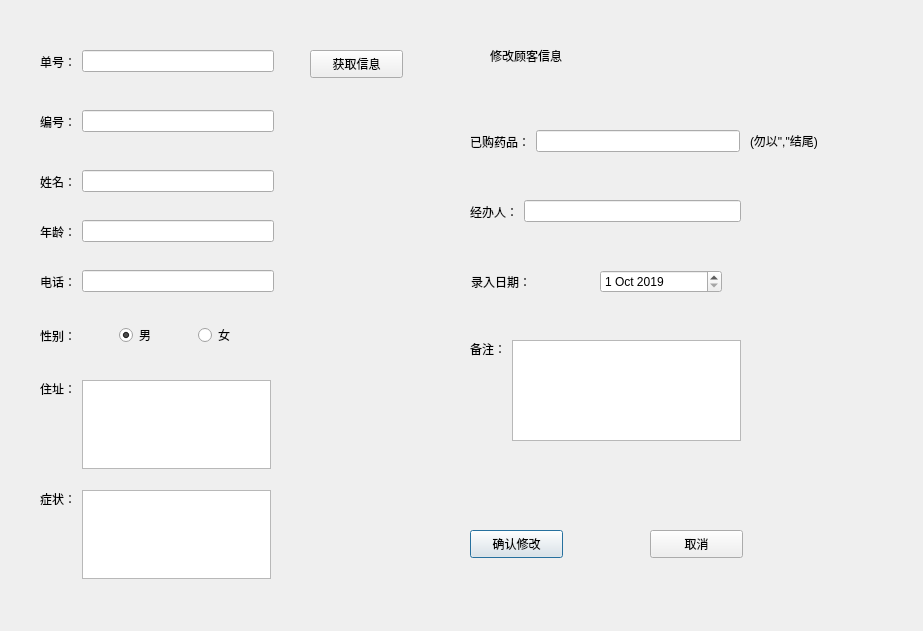
<?xml version="1.0" encoding="UTF-8"?>
<ui version="4.0">
 <class>changecus</class>
 <widget class="QDialog" name="changecus">
  <property name="geometry">
   <rect>
    <x>0</x>
    <y>0</y>
    <width>923</width>
    <height>631</height>
   </rect>
  </property>
  <property name="windowTitle">
   <string>修改顾客信息</string>
  </property>
  <widget class="QWidget" name="layoutWidget">
   <property name="geometry">
    <rect>
     <x>40</x>
     <y>220</y>
     <width>234</width>
     <height>23</height>
    </rect>
   </property>
   <layout class="QHBoxLayout" name="horizontalLayout_2">
    <item>
     <widget class="QLabel" name="label_5">
      <property name="styleSheet">
       <string notr="true">font: 75 11pt &quot;等线&quot;;</string>
      </property>
      <property name="text">
       <string>年龄：</string>
      </property>
     </widget>
    </item>
    <item>
     <widget class="QLineEdit" name="le_age"/>
    </item>
   </layout>
  </widget>
  <widget class="QWidget" name="layoutWidget_2">
   <property name="geometry">
    <rect>
     <x>40</x>
     <y>380</y>
     <width>231</width>
     <height>89</height>
    </rect>
   </property>
   <layout class="QHBoxLayout" name="horizontalLayout">
    <item>
     <widget class="QLabel" name="label_6">
      <property name="styleSheet">
       <string notr="true">font: 75 11pt &quot;等线&quot;;</string>
      </property>
      <property name="text">
       <string>住址：</string>
      </property>
      <property name="alignment">
       <set>Qt::AlignLeading|Qt::AlignLeft|Qt::AlignTop</set>
      </property>
     </widget>
    </item>
    <item>
     <widget class="QTextEdit" name="text_address"/>
    </item>
   </layout>
  </widget>
  <widget class="QPushButton" name="pb_ok">
   <property name="geometry">
    <rect>
     <x>470</x>
     <y>530</y>
     <width>93</width>
     <height>28</height>
    </rect>
   </property>
   <property name="text">
    <string>确认修改</string>
   </property>
  </widget>
  <widget class="QLabel" name="label_13">
   <property name="geometry">
    <rect>
     <x>750</x>
     <y>130</y>
     <width>121</width>
     <height>21</height>
    </rect>
   </property>
   <property name="text">
    <string>(勿以&quot;,&quot;结尾)</string>
   </property>
  </widget>
  <widget class="QWidget" name="layoutWidget_3">
   <property name="geometry">
    <rect>
     <x>470</x>
     <y>130</y>
     <width>270</width>
     <height>23</height>
    </rect>
   </property>
   <layout class="QHBoxLayout" name="horizontalLayout_7">
    <item>
     <widget class="QLabel" name="label_9">
      <property name="styleSheet">
       <string notr="true">font: 75 11pt &quot;等线&quot;;</string>
      </property>
      <property name="text">
       <string>已购药品：</string>
      </property>
     </widget>
    </item>
    <item>
     <widget class="QLineEdit" name="le_gou"/>
    </item>
   </layout>
  </widget>
  <widget class="QWidget" name="layoutWidget_4">
   <property name="geometry">
    <rect>
     <x>470</x>
     <y>340</y>
     <width>271</width>
     <height>101</height>
    </rect>
   </property>
   <layout class="QHBoxLayout" name="horizontalLayout_4">
    <item>
     <widget class="QLabel" name="label_12">
      <property name="styleSheet">
       <string notr="true">font: 75 11pt &quot;等线&quot;;</string>
      </property>
      <property name="text">
       <string>备注：</string>
      </property>
      <property name="alignment">
       <set>Qt::AlignLeading|Qt::AlignLeft|Qt::AlignTop</set>
      </property>
     </widget>
    </item>
    <item>
     <widget class="QTextEdit" name="text_mark"/>
    </item>
   </layout>
  </widget>
  <widget class="QWidget" name="layoutWidget_5">
   <property name="geometry">
    <rect>
     <x>471</x>
     <y>270</y>
     <width>251</width>
     <height>23</height>
    </rect>
   </property>
   <layout class="QHBoxLayout" name="horizontalLayout_5">
    <item>
     <widget class="QLabel" name="label_11">
      <property name="styleSheet">
       <string notr="true">font: 75 11pt &quot;等线&quot;;</string>
      </property>
      <property name="text">
       <string>录入日期：</string>
      </property>
     </widget>
    </item>
    <item>
     <widget class="QDateEdit" name="dateEdit">
      <property name="dateTime">
       <datetime>
        <hour>0</hour>
        <minute>0</minute>
        <second>0</second>
        <year>2019</year>
        <month>10</month>
        <day>1</day>
       </datetime>
      </property>
     </widget>
    </item>
   </layout>
  </widget>
  <widget class="QWidget" name="layoutWidget_6">
   <property name="geometry">
    <rect>
     <x>40</x>
     <y>490</y>
     <width>231</width>
     <height>89</height>
    </rect>
   </property>
   <layout class="QHBoxLayout" name="horizontalLayout_3">
    <item>
     <widget class="QLabel" name="label_8">
      <property name="styleSheet">
       <string notr="true">font: 75 11pt &quot;等线&quot;;</string>
      </property>
      <property name="text">
       <string>症状：</string>
      </property>
      <property name="alignment">
       <set>Qt::AlignLeading|Qt::AlignLeft|Qt::AlignTop</set>
      </property>
     </widget>
    </item>
    <item>
     <widget class="QTextEdit" name="text_zhengzhuang"/>
    </item>
   </layout>
  </widget>
  <widget class="QLabel" name="label">
   <property name="geometry">
    <rect>
     <x>490</x>
     <y>10</y>
     <width>271</width>
     <height>91</height>
    </rect>
   </property>
   <property name="styleSheet">
    <string notr="true">font: 26pt &quot;方正舒体&quot;;</string>
   </property>
   <property name="text">
    <string>修改顾客信息</string>
   </property>
  </widget>
  <widget class="QWidget" name="layoutWidget_7">
   <property name="geometry">
    <rect>
     <x>40</x>
     <y>50</y>
     <width>234</width>
     <height>23</height>
    </rect>
   </property>
   <layout class="QHBoxLayout" name="horizontalLayout_8">
    <item>
     <widget class="QLabel" name="label_14">
      <property name="styleSheet">
       <string notr="true">font: 75 11pt &quot;等线&quot;;</string>
      </property>
      <property name="text">
       <string>单号：</string>
      </property>
     </widget>
    </item>
    <item>
     <widget class="QLineEdit" name="le_danhao"/>
    </item>
   </layout>
  </widget>
  <widget class="QWidget" name="layoutWidget_8">
   <property name="geometry">
    <rect>
     <x>40</x>
     <y>320</y>
     <width>231</width>
     <height>31</height>
    </rect>
   </property>
   <layout class="QHBoxLayout" name="addcusLayout_3">
    <item>
     <widget class="QLabel" name="label_4">
      <property name="styleSheet">
       <string notr="true">font: 75 11pt &quot;等线&quot;;</string>
      </property>
      <property name="text">
       <string>性别：</string>
      </property>
     </widget>
    </item>
    <item>
     <widget class="QRadioButton" name="radioButton">
      <property name="styleSheet">
       <string notr="true">font: 75 11pt &quot;等线&quot;;</string>
      </property>
      <property name="text">
       <string>男</string>
      </property>
      <property name="checked">
       <bool>true</bool>
      </property>
      <attribute name="buttonGroup">
       <string notr="true">sexGroup</string>
      </attribute>
     </widget>
    </item>
    <item>
     <widget class="QRadioButton" name="radioButton_2">
      <property name="styleSheet">
       <string notr="true">font: 75 11pt &quot;等线&quot;;</string>
      </property>
      <property name="text">
       <string>女</string>
      </property>
      <attribute name="buttonGroup">
       <string notr="true">sexGroup</string>
      </attribute>
     </widget>
    </item>
   </layout>
  </widget>
  <widget class="QWidget" name="layoutWidget_9">
   <property name="geometry">
    <rect>
     <x>470</x>
     <y>200</y>
     <width>271</width>
     <height>23</height>
    </rect>
   </property>
   <layout class="QHBoxLayout" name="horizontalLayout_6">
    <item>
     <widget class="QLabel" name="label_10">
      <property name="styleSheet">
       <string notr="true">font: 75 11pt &quot;等线&quot;;</string>
      </property>
      <property name="text">
       <string>经办人：</string>
      </property>
     </widget>
    </item>
    <item>
     <widget class="QLineEdit" name="le_sales"/>
    </item>
   </layout>
  </widget>
  <widget class="QPushButton" name="pb_cancel">
   <property name="geometry">
    <rect>
     <x>650</x>
     <y>530</y>
     <width>93</width>
     <height>28</height>
    </rect>
   </property>
   <property name="text">
    <string>取消</string>
   </property>
  </widget>
  <widget class="QWidget" name="layoutWidget_10">
   <property name="geometry">
    <rect>
     <x>40</x>
     <y>170</y>
     <width>234</width>
     <height>23</height>
    </rect>
   </property>
   <layout class="QHBoxLayout" name="addcusLayout_2">
    <item>
     <widget class="QLabel" name="label_3">
      <property name="styleSheet">
       <string notr="true">font: 75 11pt &quot;等线&quot;;</string>
      </property>
      <property name="text">
       <string>姓名：</string>
      </property>
     </widget>
    </item>
    <item>
     <widget class="QLineEdit" name="le_name"/>
    </item>
   </layout>
  </widget>
  <widget class="QWidget" name="layoutWidget_11">
   <property name="geometry">
    <rect>
     <x>40</x>
     <y>270</y>
     <width>234</width>
     <height>23</height>
    </rect>
   </property>
   <layout class="QHBoxLayout" name="addcusLayout_4">
    <item>
     <widget class="QLabel" name="label_7">
      <property name="styleSheet">
       <string notr="true">font: 75 11pt &quot;等线&quot;;</string>
      </property>
      <property name="text">
       <string>电话：</string>
      </property>
     </widget>
    </item>
    <item>
     <widget class="QLineEdit" name="le_phone"/>
    </item>
   </layout>
  </widget>
  <widget class="QWidget" name="layoutWidget_12">
   <property name="geometry">
    <rect>
     <x>40</x>
     <y>110</y>
     <width>234</width>
     <height>23</height>
    </rect>
   </property>
   <layout class="QHBoxLayout" name="addcus_Layout">
    <item>
     <widget class="QLabel" name="label_2">
      <property name="styleSheet">
       <string notr="true">font: 75 11pt &quot;等线&quot;;</string>
      </property>
      <property name="text">
       <string>编号：</string>
      </property>
     </widget>
    </item>
    <item>
     <widget class="QLineEdit" name="le_num"/>
    </item>
   </layout>
  </widget>
  <widget class="QPushButton" name="pushButton">
   <property name="geometry">
    <rect>
     <x>310</x>
     <y>50</y>
     <width>93</width>
     <height>28</height>
    </rect>
   </property>
   <property name="text">
    <string>获取信息</string>
   </property>
  </widget>
 </widget>
 <resources/>
 <connections/>
 <buttongroups>
  <buttongroup name="sexGroup"/>
 </buttongroups>
</ui>
